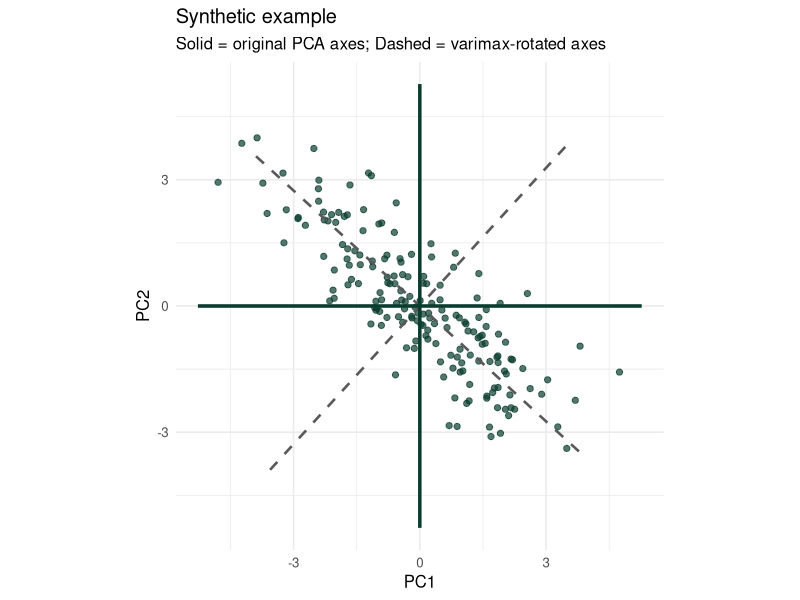

This figure's R source: (Note: this script raises an error after producing the figure.)
# Synthetic dataset to illustrate varimax rotation (PCA)
# - Creates two latent gradients (F1, F2)
# - Traits are mixtures of both -> unrotated PCs have mixed loadings
# - Varimax rotation makes loadings more "one-hot"
# ======================================================

set.seed(42)

library(ggplot2)
library(dplyr)
library(tidyr)
library(patchwork)

# ---------------------------
# 1) Build synthetic data X
# ---------------------------
n <- 180  # "cities" (points)
# latent factors (gradients)
F1 <- rnorm(n)
F2 <- rnorm(n)

# Create 6 traits as linear mixtures of F1 and F2 + noise
# First 3 traits lean toward F1, last 3 toward F2, but all are mixed
noise <- function(sd=0.35) rnorm(n, sd=sd)

T1 <- 0.90*F1 + 0.50*F2 + noise()
T2 <- 0.80*F1 + 0.40*F2 + noise()
T3 <- 0.70*F1 + 0.60*F2 + noise()

T4 <- 0.50*F1 + 0.90*F2 + noise()
T5 <- 0.40*F1 + 0.80*F2 + noise()
T6 <- 0.60*F1 + 0.70*F2 + noise()

X <- data.frame(T1,T2,T3,T4,T5,T6)

# Standardize like typical PCA preprocessing
Xz <- scale(X)

# ---------------------------
# 2) PCA + Varimax rotation
# ---------------------------
pca <- prcomp(Xz, center=FALSE, scale.=FALSE)

k <- 2
L  <- pca$rotation[, 1:k, drop=FALSE]  # loadings (traits x 2)
S  <- pca$x[, 1:k, drop=FALSE]         # scores   (points x 2)

# Varimax rotation on loadings
vr    <- varimax(L)
L_rot <- vr$loadings[,]
Rmat  <- vr$rotmat

# Rotate scores consistently
S_rot <- S %*% Rmat

# ---------------------------
# 3) Plot A: point cloud + two axis systems
# ---------------------------
# ---- PLOT A: use rotated scores so the cloud aligns with rotated axes ----
# Plot points in UNROTATED PCA score space
df_scores <- data.frame(PC1 = S[,1], PC2 = S[,2])

# Rotated axes directions in the unrotated coordinate system:
# columns of Rmat give where rotated axes point to (in PC coordinates)
ang_rot1 <- atan2(Rmat[2,1], Rmat[1,1])
ang_rot2 <- atan2(Rmat[2,2], Rmat[1,2])

Llen <- max(abs(c(df_scores$PC1, df_scores$PC2))) * 1.10

# helper: segments through origin
axis_segment <- function(angle_rad, length, type){
  data.frame(
    x  = -cos(angle_rad)*length,
    y  = -sin(angle_rad)*length,
    xend =  cos(angle_rad)*length,
    yend =  sin(angle_rad)*length,
    type = type
  )
}

# Unrotated axes are just x and y axes (PC1, PC2)
ax_unrot1 <- axis_segment(0,    Llen, "Unrotated")   # PC1 axis
ax_unrot2 <- axis_segment(pi/2, Llen, "Unrotated")   # PC2 axis

# Rotated axes are diagonals
ax_rot1 <- axis_segment(ang_rot1, Llen, "Rotated")
ax_rot2 <- axis_segment(ang_rot2, Llen, "Rotated")

ax_all <- rbind(ax_unrot1, ax_unrot2, ax_rot1, ax_rot2)

dark_green <- "#0B3D2E"


df_scores <- data.frame(x = S_rot[,1], y = S_rot[,2])  # <-- key change

# In the rotated coordinate system, the original PCA axes are given by t(Rmat)
# (because Rmat maps unrot -> rot; so inverse maps rot -> unrot)
Rinv <- t(Rmat)

ang_unrot1 <- atan2(Rinv[2,1], Rinv[1,1])
ang_unrot2 <- atan2(Rinv[2,2], Rinv[1,2])

axis_lines <- function(angle_rad, length=1) {
  data.frame(
    x = c(-cos(angle_rad)*length, cos(angle_rad)*length),
    y = c(-sin(angle_rad)*length, sin(angle_rad)*length)
  )
}

Llen <- max(abs(c(df_scores$x, df_scores$y))) * 1.10

# dashed = original PCA axes (in rotated coordinates)
ax_unrot1 <- axis_lines(ang_unrot1, Llen)
ax_unrot2 <- axis_lines(ang_unrot2, Llen)

# solid = rotated axes (now just x/y axes in rotated score space)
ax_rot1 <- data.frame(x=c(-Llen, Llen), y=c(0,0))
ax_rot2 <- data.frame(x=c(0,0), y=c(-Llen, Llen))

# Natural dark-green palette
dark_green <- "#0B3D2E"   # points + rotated axes
mid_green  <- "#2F6F4E"   # optional
light_paper <- "#F4F1E7"  # background-ish

p_axes <- ggplot(df_scores, aes(x, y)) +
  geom_point(alpha=0.7, size=1.8, color=dark_green) +
  # unrotated PCA axes (dashed)
  geom_line(data=ax_unrot1, aes(x=x,y=y), linetype="dashed", linewidth=0.9, color="grey35") +
  geom_line(data=ax_unrot2, aes(x=x,y=y), linetype="dashed", linewidth=0.9, color="grey35") +
  # varimax axes (solid)
  geom_line(data=ax_rot1, aes(x=x,y=y), linewidth=1.2, color=dark_green) +
  geom_line(data=ax_rot2, aes(x=x,y=y), linewidth=1.2, color=dark_green) +
  coord_equal() +
  theme_minimal(base_size=12) +
    labs(
    title="Synthetic example",
    subtitle="Solid = original PCA axes; Dashed = varimax-rotated axes",
    x="PC1", y="PC2"
  )



# ---- PLOT B: loadings heatmap using absolute values ----

df_load_abs <- df_load %>%
  mutate(Loading = abs(Loading))

p_load <- ggplot(df_load_abs, aes(Component, Trait, fill=Loading)) +
  geom_tile() +
  facet_wrap(~Set, nrow=1) +
  scale_y_discrete(limits=rev) +
  theme_minimal(base_size=12) +
  theme(panel.grid=element_blank()) +
  scale_fill_gradient(
    low  = "#F4F1E7",   # paper
    high = "#0B3D2E"    # dark natural green
  ) +
  labs(
    title="Absolute loadings: clearer 'one-hot' structure after varimax",
    subtitle="Color intensity = loading strength (|value|)",
    x=NULL, y=NULL, fill="|Loading|"
  )

(p_axes | p_load) +
  plot_layout(widths=c(1.1, 1.6)) +
  plot_annotation(title="Varimax rotation: geometry unchanged, interpretation improved")


# Save if you want
ggsave("Results/Figures/varimax_demo.png", width=12, height=5.5, dpi=300)
